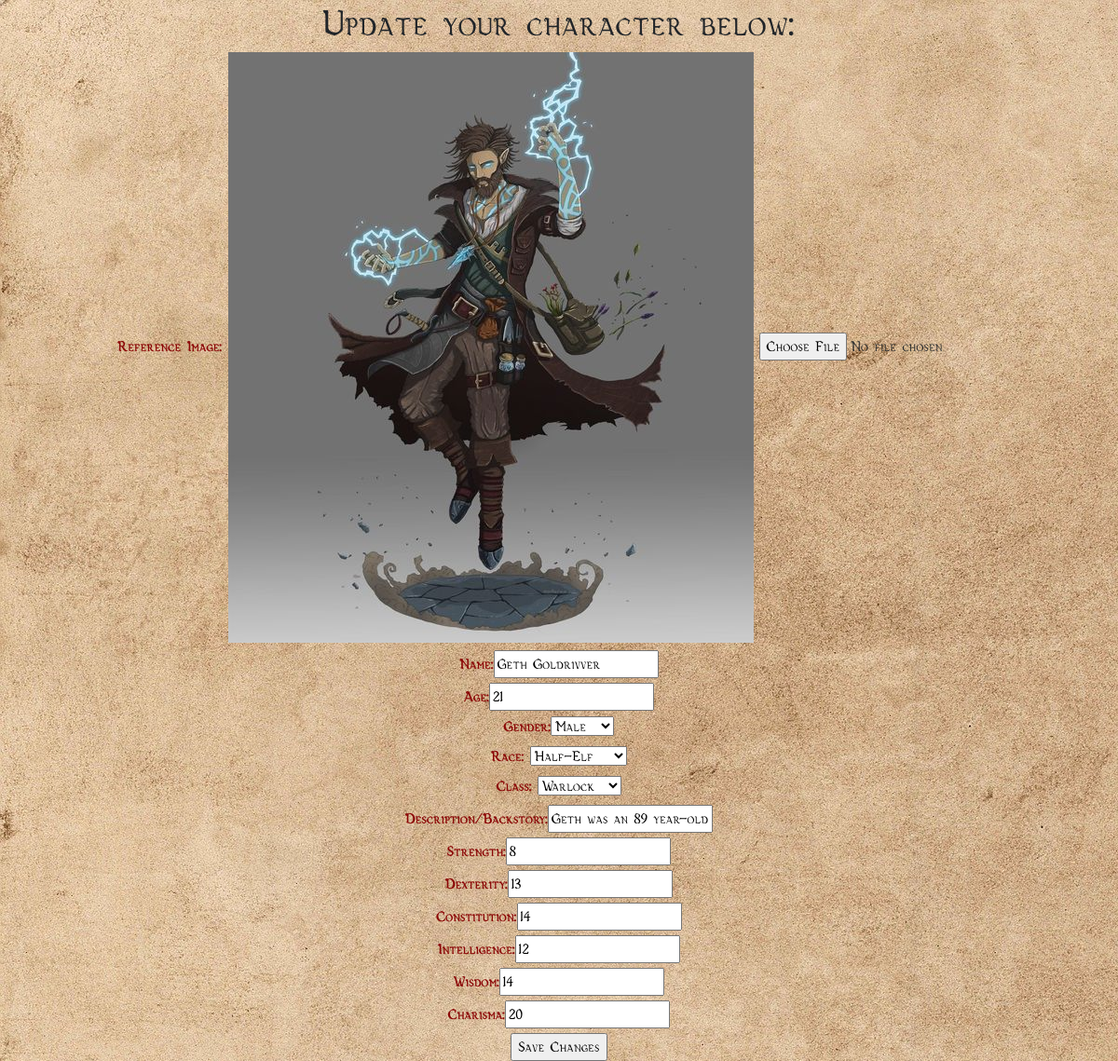
Before: /updateCharacter/1 with the older database file.
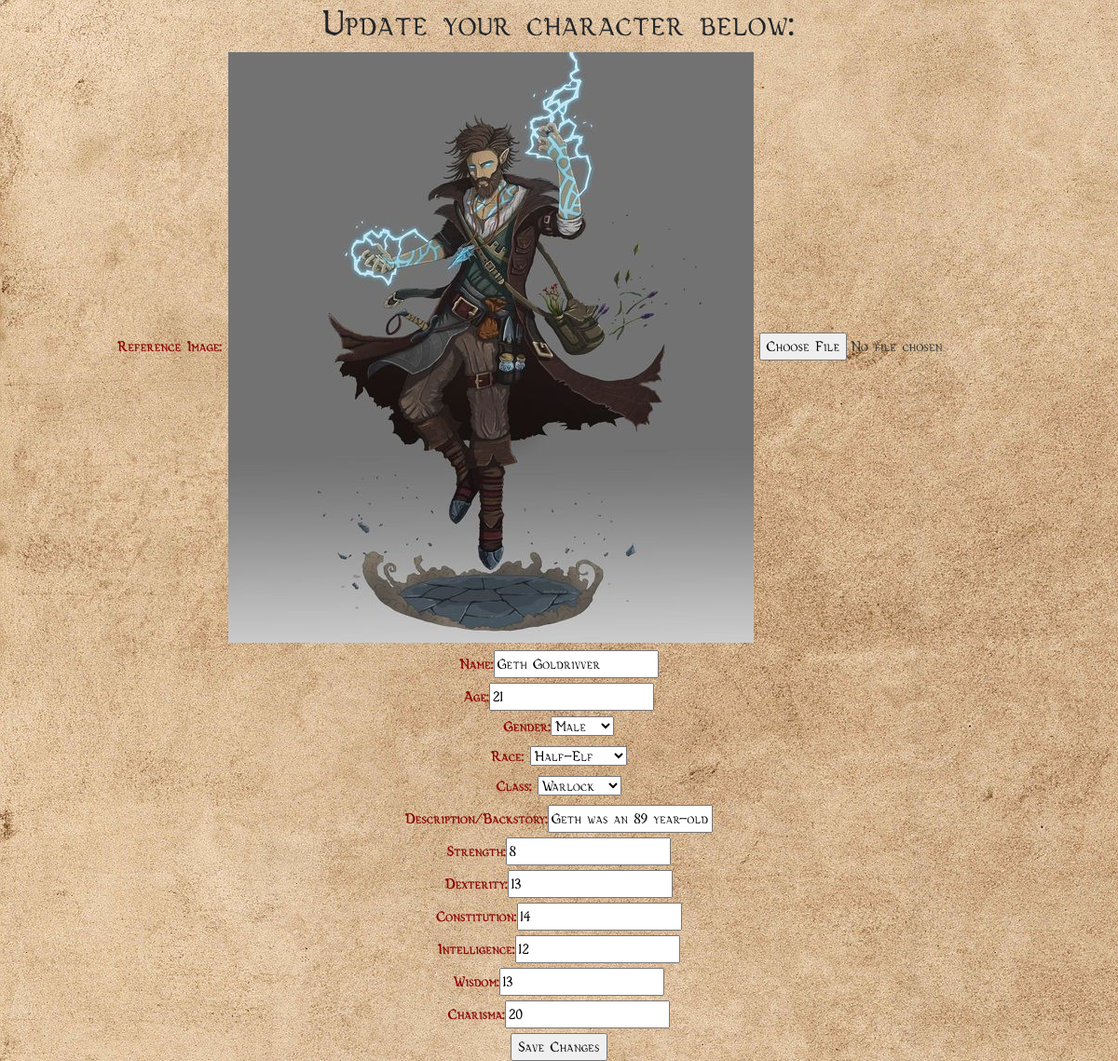
After: the same page with the newer database file.
### app.py (models this page shows, shortened)
class Character(db.Model):
    cID = db.Column(db.Integer, primary_key=True)
    cPicPath = db.Column(db.String(100000))# The path to the character photo in the images directory
    cName = db.Column(db.String(100), nullable=False)# Name of the character
    cAge = db.Column(db.Integer)# Age of the character
    cGender = db.Column(db.String(20))# The character's gender
    cRace = db.Column(db.String(20))# Will change to a list of races at a later date, i.e. Human, Elf, Dwarf, Halfling, etc.
    cClass = db.Column(db.String(50))# The character's class, chosen from a list.
    cDesc = db.Column(db.String(100000))# Description of the character, i.e. appearance, backstory
    cStr = db.Column(db.Integer, default=8)# The character's Strength stat
    cDex = db.Column(db.Integer, default=8)# The character's Dexterity stat
    cCon = db.Column(db.Integer, default=8)# The character's Constitution stat
    cInt = db.Column(db.Integer, default=8)# The character's Intelligence stat
    cWis = db.Column(db.Integer, default=8)# The character's Wisdom stat
    cCha = db.Column(db.Integer, default=8)# The character's Charisma stat

### app.py (the view)
@app.route('/updateCharacter/<int:id>', methods=['GET', 'POST'])
def updateCharacter(id):
    character = Character.query.get_or_404(id)
    if request.method == 'POST':
        c_Pic = request.files['cPic']
        filename = secure_filename(c_Pic.filename)
        if c_Pic and allowed_file(c_Pic.filename):
            c_Pic.save(os.path.join(app.config['UPLOAD_FOLDER'], filename))
        character.cPicPath = os.path.join(app.config['UPLOAD_FOLDER'], filename)
        character.cName = request.form['cName']
        character.cAge = request.form['cAge']
        character.cGender = request.form['cGender']
        character.cRace = request.form['cRace']
        character.cClass = request.form['cClass']
        character.cDesc = request.form['cDesc']
        character.cStr = request.form['cStr']
        character.cDex = request.form['cDex']
        character.cCon = request.form['cCon']
        character.cInt = request.form['cInt']
        character.cWis = request.form['cWis']
        character.cCha = request.form['cCha']
        try:
            db.session.commit()
            return redirect('/characters.html')
        except:
            return 'There was a problem updating your character.'
    else:
        return render_template('updateCharacter.html', character=character)

### templates/updateCharacter.html (shortened to what this page needs)
{% extends 'base.html' %}
{% block content %}
<div class="content">
    <h1>Update your character below:</h1>
    <div class="form">
        <form action="/updateCharacter/{{character.cID}}" method="POST" enctype="multipart/form-data">
            <label>Reference Image: <img src="../{{ character.cPicPath }}" alt="ref-img"></label>
            <input type="file" name="cPic" id="cPic" value="Change Picture">
            <br>
            <label>Name: </label><input type="text" name="cName" id="cName" value="{{character.cName}}">
            <br>
            <label>Age: </label><input type="number" name="cAge" id="cAge" value="{{character.cAge}}">
            <br>
            <label>Gender:<select name="cGender" id="cGender">
                {% if character.cGender == "Male" %}
                    <option value="Male" selected>Male</option>
                {% else %}
                    <option value="Male">Male</option>
                {% endif %}
            </select></label>
            <br>
            <label>Race: <select name="cRace" id="cRace">
                {% if character.cRace == "Half-Elf" %}
                    <option value="Half-Elf" selected>Half-Elf</option>
                {% else %}
                    <option value="Half-Elf">Half-Elf</option>
                {% endif %}
            </select></label>
            <br>
            <label>Class: <select name="cClass" id="cClass">
                {% if character.cClass == "Warlock" %}
                    <option value="Warlock" selected>Warlock</option>
                {% else %}
                    <option value="Warlock">Warlock</option>
                {% endif %}
            </select></label>
            <br>
            <label>Description/Backstory: </label><input type="text" name="cDesc" id="cDesc" value="{{character.cDesc}}">
            <br>
            <label>Strength: </label><input type="number" name="cStr" id="cStr" value="{{character.cStr}}">
            <br>
            <label>Dexterity: </label><input type="number" name="cDex" id="cDex" value="{{character.cDex}}">
            <br>
            <label>Constitution: </label><input type="number" name="cCon" id="cCon" value="{{character.cCon}}">
            <br>
            <label>Intelligence: </label><input type="number" name="cInt" id="cInt" value="{{character.cInt}}">
            <br>
            <label>Wisdom: </label><input type="number" name="cWis" id="cWis" value="{{character.cWis}}">
            <br>
            <label>Charisma: </label><input type="number" name="cCha" id="cCha" value="{{character.cCha}}">
            <br>
            <input type="submit" value="Save Changes">
        </form>
    </div>
</div>
{% endblock %}

Changed rows visible on the page:
changed Character "Geth Goldrivver": cWis "14" → "13"
